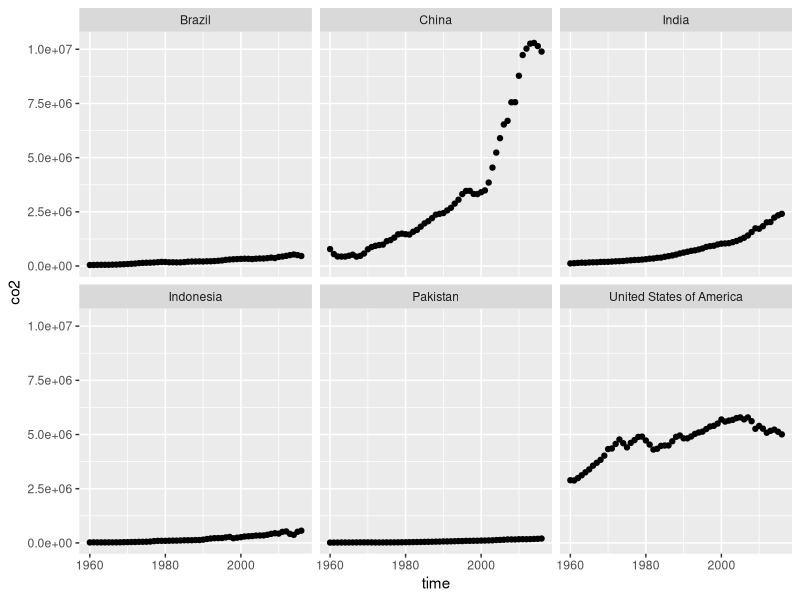
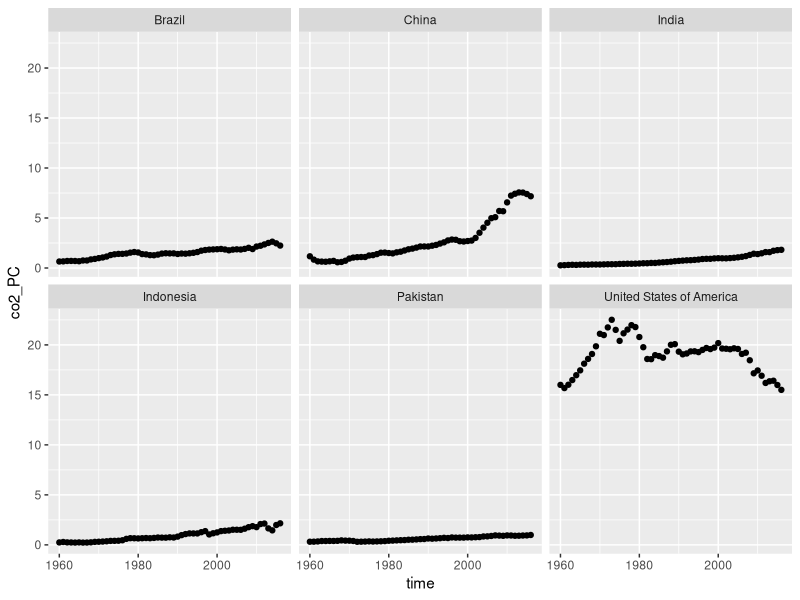
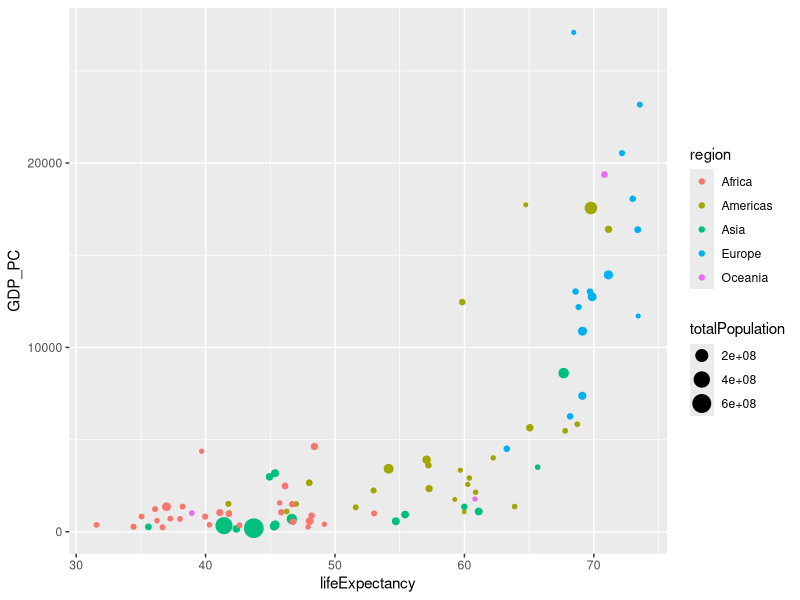
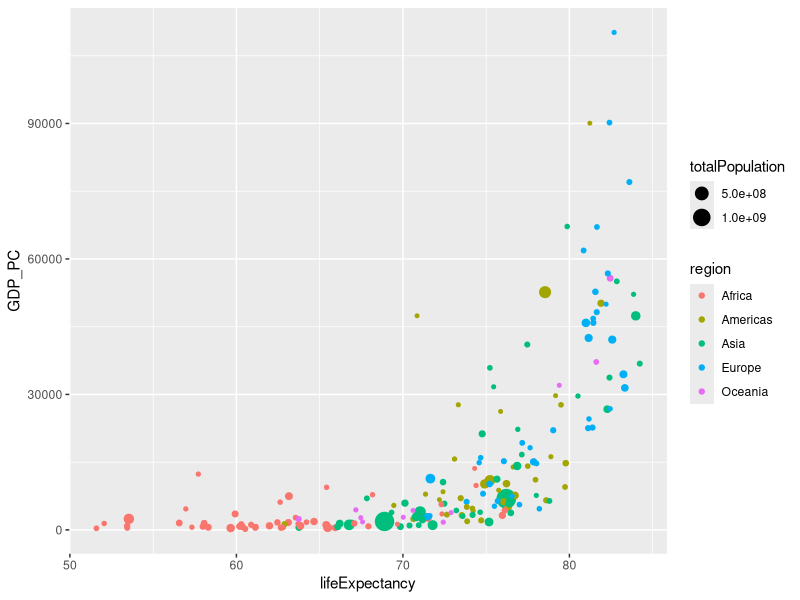

Recreate these plots in R, in order.
## ---- chunk 1
library(tidyverse)
gapminder <- read_delim("gapminder.csv")
## ---- chunk 2
gapminder %>%
  sample_n(5) %>% 
  knitr::kable()
## ---- chunk 3
countries <- gapminder %>% 
  group_by(`name`) %>% 
  summarize(n = n_distinct(`name`)) %>% 
  nrow()
iso2 <- gapminder %>% 
  select(`iso2`) %>% 
  summarize(n = n_distinct(`iso2`))
iso3 <- gapminder %>% 
  select(`iso3`) %>% 
  summarize(n = n_distinct(`iso3`))
## ---- chunk 4
gapminder %>%
  group_by(`iso2`) %>% 
  select(`name`, `iso2`) %>% 
  summarize(number_iso2 = n_distinct(`name`)) %>% 
  arrange(desc(number_iso2)) %>% 
  head(5) %>% 
  knitr::kable()
## ---- chunk 5
gapminder %>% 
  group_by(`name`, `iso3`) %>% 
  filter(is.na(name)) %>% 
  summarize(number_iso3 = n_distinct(`iso3`)) %>% 
  arrange(desc(number_iso3)) %>% 
  knitr::kable()
## ---- chunk 6
min_time <- gapminder %>%
  select(`time`) %>%
  arrange(`time`) %>% 
  head(1)
max_time <- gapminder %>%
  select(`time`) %>%
  arrange(desc(`time`)) %>% 
  head(1)
## ---- chunk 7
gapminder %>% 
  group_by(time) %>% 
  filter(is.na(co2), is.na(co2_PC), !is.na(time)) %>% 
  summarize(na_co2 = sum(is.na(co2)), na_co2_PC = sum(is.na(co2_PC))) %>% 
  select(time, na_co2, na_co2_PC) %>%
  arrange(desc(time)) %>% 
  head(5) %>% 
  knitr::kable()
## ---- chunk 8
gapminder %>% 
  filter(!is.na(co2)) %>% 
  filter(name == "United States of America" | 
           name == "China" | 
           name == "India" | 
           name == "Indonesia" | 
           name == "Pakistan" | 
           name == "Brazil") %>% 
  ggplot()+
  geom_point(aes(x = time, y = co2))+
  facet_wrap(~name)
## ---- chunk 9
gapminder %>% 
  filter(!is.na(co2_PC)) %>% 
  filter(name == "United States of America" | 
           name == "China" | 
           name == "India" | 
           name == "Indonesia" | 
           name == "Pakistan" | 
           name == "Brazil") %>% 
  ggplot()+
  geom_point(aes(x = time, y = co2_PC))+
  facet_wrap(~name)
## ---- chunk 10
gapminder %>% 
  filter(!is.na(co2_PC), !is.na(region)) %>% 
  group_by(region, time) %>% 
  summarize(avg_co2 = mean(co2_PC)) %>%
  filter(time == "2016" | time == "1960") %>% 
  knitr::kable()
## ---- chunk 11

## ---- chunk 12
top3countries_co2_pc <- function(region_name){
  gapminder %>% 
    filter(!is.na(co2_PC), !is.na(region), !is.na(name)) %>%
    filter(time == "2016") %>% 
    filter(region == region_name) %>% 
    group_by(name, region) %>% 
    summarize(avg_co2 = mean(co2_PC))  %>%
    arrange(desc(avg_co2)) %>% 
    head(3)
}
bottom3countries_co2_pc <- function(region_name){
  gapminder %>% 
    filter(!is.na(co2_PC), !is.na(region), !is.na(name)) %>%
    filter(time == "2016") %>% 
    filter(region == region_name) %>% 
    group_by(name, region) %>% 
    summarize(avg_co2 = mean(co2_PC))  %>%
    arrange(desc(avg_co2)) %>% 
    tail(3)
}
region_names <- gapminder %>% 
  filter(!is.na(region)) %>% 
  group_by(region) %>% 
  summarize(number_of_regions = n_distinct(region)) %>% 
  c()
for(i in 1:length(region_names$region)){
  top3countries_co2_pc(region_names$region[[i]]) %>% 
    knitr::kable()
  bottom3countries_co2_pc(region_names$region[[i]]) %>% 
    knitr::kable()
}
## ---- chunk 13
gapminder %>% 
  filter(!is.na(GDP_PC), !is.na(lifeExpectancy), !is.na(name)) %>% 
  filter(time == "1960") %>% 
  select(GDP_PC, lifeExpectancy, name, totalPopulation, region) %>% 
  ggplot(aes(x = lifeExpectancy, y = GDP_PC))+
  geom_point(aes(color = region, size = totalPopulation))
## ---- chunk 14
gapminder %>% 
  filter(!is.na(GDP_PC), !is.na(lifeExpectancy), !is.na(name)) %>% 
  filter(time == "2016") %>% 
  select(GDP_PC, lifeExpectancy, name, totalPopulation, region) %>% 
  ggplot(aes(x = lifeExpectancy, y = GDP_PC))+
  geom_point(aes(color = region, size = totalPopulation))
## ---- chunk 15

